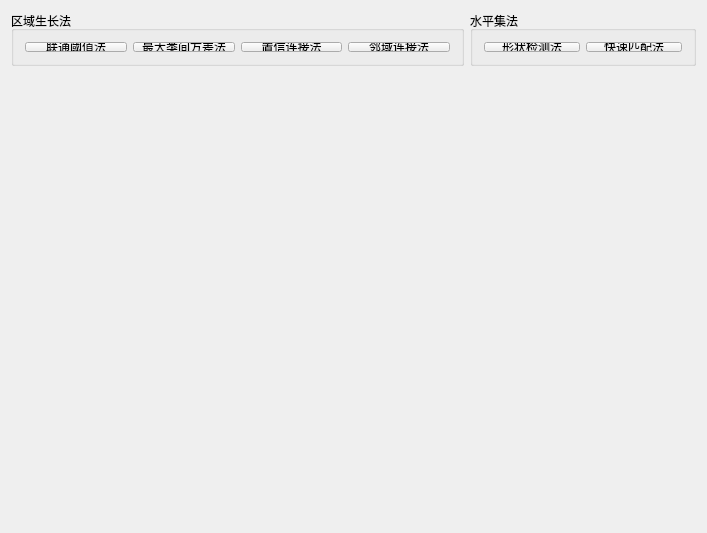
<?xml version="1.0" encoding="UTF-8"?>
<ui version="4.0">
 <class>Segmenter</class>
 <widget class="QWidget" name="Segmenter">
  <property name="geometry">
   <rect>
    <x>0</x>
    <y>0</y>
    <width>707</width>
    <height>529</height>
   </rect>
  </property>
  <property name="windowTitle">
   <string>分割</string>
  </property>
  <layout class="QGridLayout" name="gridLayout">
   <item row="0" column="2">
    <widget class="QGroupBox" name="groupBox_LevelSet">
     <property name="maximumSize">
      <size>
       <width>16777215</width>
       <height>55</height>
      </size>
     </property>
     <property name="title">
      <string>水平集法</string>
     </property>
     <layout class="QHBoxLayout" name="horizontalLayout">
      <item>
       <widget class="QPushButton" name="pushButton_ShapeDetection">
        <property name="text">
         <string>形状检测法</string>
        </property>
       </widget>
      </item>
      <item>
       <widget class="QPushButton" name="pushButton_FastMarching">
        <property name="text">
         <string>快速匹配法</string>
        </property>
       </widget>
      </item>
     </layout>
    </widget>
   </item>
   <item row="0" column="0" colspan="2">
    <widget class="QGroupBox" name="groupBox_RegionGrowing">
     <property name="maximumSize">
      <size>
       <width>16777215</width>
       <height>55</height>
      </size>
     </property>
     <property name="title">
      <string>区域生长法</string>
     </property>
     <layout class="QHBoxLayout" name="horizontalLayout_2">
      <item>
       <widget class="QPushButton" name="pushButton_ConnectedThreshold">
        <property name="text">
         <string>联通阈值法</string>
        </property>
       </widget>
      </item>
      <item>
       <widget class="QPushButton" name="pushButton_OtsuThreshold">
        <property name="text">
         <string>最大类间方差法</string>
        </property>
       </widget>
      </item>
      <item>
       <widget class="QPushButton" name="pushButton_ConfidenceConnected">
        <property name="text">
         <string>置信连接法</string>
        </property>
       </widget>
      </item>
      <item>
       <widget class="QPushButton" name="pushButton_NeighborhoodConnected">
        <property name="text">
         <string>邻域连接法</string>
        </property>
       </widget>
      </item>
     </layout>
     <zorder>pushButton_ConnectedThreshold</zorder>
     <zorder>pushButton_OtsuThreshold</zorder>
     <zorder>pushButton_NeighborhoodConnected</zorder>
     <zorder>pushButton_ConfidenceConnected</zorder>
    </widget>
   </item>
   <item row="1" column="0" colspan="3">
    <widget class="QVTKWidget" name="qvtkWidget_Segment">
     <property name="minimumSize">
      <size>
       <width>550</width>
       <height>450</height>
      </size>
     </property>
    </widget>
   </item>
  </layout>
 </widget>
 <layoutdefault spacing="6" margin="11"/>
 <customwidgets>
  <customwidget>
   <class>QVTKWidget</class>
   <extends>QWidget</extends>
   <header>QVTKWidget.h</header>
  </customwidget>
 </customwidgets>
 <resources/>
 <connections/>
</ui>
